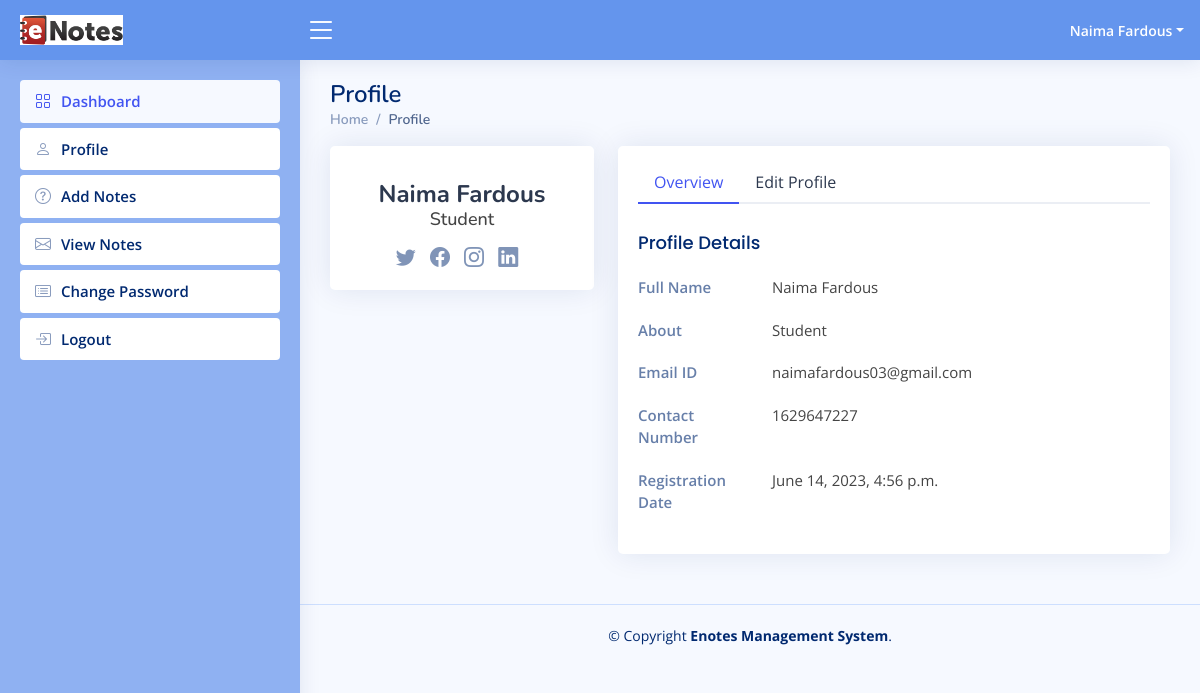
The page /profile (signed in) on the database its author committed.
### enotes/models.py (models this page shows, shortened)
class Signup(models.Model):
    user = models.ForeignKey(User, on_delete=models.CASCADE)
    ContactNo = models.CharField(max_length=10, null=True)
    About = models.CharField(max_length=450, null=True)
    Role = models.CharField(max_length=150, null=True)
    RegDate = models.DateTimeField(auto_now_add=True)

### enotes/views.py (the view, shortened to what this page needs)
# urls.py: path('profile', profile, name='profile'),
def profile(request):
    if not request.user.is_authenticated:
        return redirect('user_login')
    user = User.objects.get(id=request.user.id)
    signup = Signup.objects.get(user=user)
    return render(request, 'profile.html', locals())

### enotes/templates/profile.html (shortened to what this page needs)
{% extends 'usernavbar.html' %}
{% block main %}
<div class="pagetitle">
    <h1>Profile</h1>
    <nav>
        <ol class="breadcrumb">
            <li class="breadcrumb-item"><a href="/dashboard">Home</a></li>
            <li class="breadcrumb-item active">Profile</li>
        </ol>
    </nav>
</div>
<section class="section profile">
    <div class="row">
        <div class="col-xl-4">
            <div class="card">
                <div class="card-body profile-card pt-4 d-flex flex-column align-items-center">
                    <h2>{{user.first_name}} {{user.last_name}}</h2>
                    <h3>{{signup.About}}</h3>
                    <div class="social-links mt-2">
                        <a href="#" class="twitter"><i class="bi bi-twitter"></i></a>
                        <a href="#" class="facebook"><i class="bi bi-facebook"></i></a>
                        <a href="#" class="instagram"><i class="bi bi-instagram"></i></a>
                        <a href="#" class="linkedin"><i class="bi bi-linkedin"></i></a>
                    </div>
                </div>
            </div>
        </div>
        <div class="col-xl-8">
            <div class="card">
                <div class="card-body pt-3">
                    <ul class="nav nav-tabs nav-tabs-bordered">
                        <li class="nav-item">
                            <button class="nav-link active" data-bs-toggle="tab" data-bs-target="#profile-overview">
                                Overview
                            </button>
                        </li>
                        <li class="nav-item">
                            <button class="nav-link" data-bs-toggle="tab" data-bs-target="#profile-edit">Edit Profile
                            </button>
                        </li>
                    </ul>
                    <div class="tab-content pt-2">
                        <div class="tab-pane fade show active profile-overview" id="profile-overview">
                            <h5 class="card-title">Profile Details</h5>
                            <div class="row">
                                <div class="col-lg-3 col-md-4 label ">Full Name</div>
                                <div class="col-lg-9 col-md-8">{{user.first_name}} {{user.last_name}}</div>
                            </div>
                            <div class="row">
                                <div class="col-lg-3 col-md-4 label ">About</div>
                                <div class="col-lg-9 col-md-8">{{signup.About}}</div>
                            </div>
                            <div class="row">
                                <div class="col-lg-3 col-md-4 label">Email ID</div>
                                <div class="col-lg-9 col-md-8">{{user.username}}</div>
                            </div>
                            <div class="row">
                                <div class="col-lg-3 col-md-4 label">Contact Number</div>
                                <div class="col-lg-9 col-md-8">{{signup.ContactNo}}</div>
                            </div>
                            <div class="row">
                                <div class="col-lg-3 col-md-4 label">Registration Date</div>
                                <div class="col-lg-9 col-md-8">{{signup.RegDate}}</div>
                            </div>
                        </div>
                    </div>
                </div>
            </div>
        </div>
    </div>
</section>
{% endblock %}

### enotes/templates/usernavbar.html (shortened to what this page needs)
{% load static %}
<html lang="en">
<head>
  <link href="{% static 'assets/vendor/bootstrap/css/bootstrap.min.css' %}" rel="stylesheet">
  <link href="{% static 'assets/vendor/bootstrap-icons/bootstrap-icons.css' %}" rel="stylesheet">
  <link href="{% static 'assets/vendor/boxicons/css/boxicons.min.css' %}" rel="stylesheet">
  <link href="{% static 'assets/vendor/quill/quill.snow.css' %}" rel="stylesheet">
  <link href="{% static 'assets/vendor/quill/quill.bubble.css' %}" rel="stylesheet">
  <link href="{% static 'assets/vendor/remixicon/remixicon.css' %}" rel="stylesheet">
  <link href="{% static 'assets/vendor/simple-datatables/style.css' %}" rel="stylesheet">
  <link href="{% static 'assets/css/style.css' %}" rel="stylesheet">
</head>
<body>
  <header id="header" class="header fixed-top d-flex align-items-center">
    <div class="d-flex align-items-center justify-content-between">
      <a href="index.html" class="logo d-flex align-items-center">
        <img src="{% static 'images/enotes.jpg' %}" alt="">
      </a>
      <i class="bi bi-list toggle-sidebar-btn"></i>
    </div>
    <nav class="header-nav ms-auto">
      <ul class="d-flex align-items-center">
        <li class="nav-item dropdown pe-3">
          <a class="nav-link nav-profile d-flex align-items-center pe-0" href="#" data-bs-toggle="dropdown">
            <span class="d-none d-md-block dropdown-toggle ps-2">{{request.user.first_name}} {{request.user.last_name}}</span>
          </a>
        </li>
      </ul>
    </nav>
  </header>
  <aside id="sidebar" class="sidebar">
    <ul class="sidebar-nav" id="sidebar-nav">
      <li class="nav-item">
        <a class="nav-link" href="/dashboard">
          <i class="bi bi-grid"></i>
          <span>Dashboard</span>
        </a>
      </li>
      <li class="nav-item">
        <a class="nav-link collapsed" href="/profile">
          <i class="bi bi-person"></i>
          <span>Profile</span>
        </a>
      </li>
      <li class="nav-item">
        <a class="nav-link collapsed" href="/addNotes">
          <i class="bi bi-question-circle"></i>
          <span>Add Notes</span>
        </a>
      </li>
      <li class="nav-item">
        <a class="nav-link collapsed" href="/viewNotes">
          <i class="bi bi-envelope"></i>
          <span>View Notes</span>
        </a>
      </li>
      <li class="nav-item">
        <a class="nav-link collapsed" href="/changePassword">
          <i class="bi bi-card-list"></i>
          <span>Change Password</span>
        </a>
      </li>
      <li class="nav-item">
        <a class="nav-link collapsed" href="/logout">
          <i class="bi bi-box-arrow-in-right"></i>
          <span>Logout</span>
        </a>
      </li>
    </ul>
  </aside>
  <main id="main" class="main">
    <section class="section dashboard">
      {% block main %}
      {% endblock %}
    </section>
  </main>
  <footer id="footer" class="footer">
    <div class="copyright">
      &copy; Copyright <strong><span>Enotes Management System</span></strong>.
    </div>
  </footer>
</body>
</html>

### enotes/static/assets/css/style.css (style rules this page uses)
:root { scroll-behavior: smooth; }
body { font-family: "Open Sans", sans-serif; background: #f6f9ff; color: #444444; }
a { color: #4154f1; text-decoration: none; }
h1, h2, h3, h4, h5, h6 { font-family: "Nunito", sans-serif; }
#main { margin-top: 60px; padding: 20px 30px; transition: all 0.3s; }
.pagetitle { margin-bottom: 10px; }
.pagetitle h1 { font-size: 24px; margin-bottom: 0; font-weight: 600; color: #012970; }
.card { margin-bottom: 30px; border: none; border-radius: 5px; box-shadow: 0px 0 30px rgba(1, 41, 112, 0.1); }
.card-title { padding: 20px 0 15px 0; font-size: 18px; font-weight: 500; color: #012970; font-family: "Poppins", sans-serif; }
.card-body { padding: 0 20px 20px 20px; }
.breadcrumb { font-size: 14px; font-family: "Nunito", sans-serif; color: #899bbd; font-weight: 600; }
.breadcrumb a { color: #899bbd; transition: 0.3s; }
.breadcrumb .breadcrumb-item::before { color: #899bbd; }
.breadcrumb .active { color: #51678f; font-weight: 600; }
.nav-tabs-bordered { border-bottom: 2px solid #ebeef4; }
.nav-tabs-bordered .nav-link { margin-bottom: -2px; border: none; color: #2c384e; }
.nav-tabs-bordered .nav-link.active { background-color: #fff; color: #4154f1; border-bottom: 2px solid #4154f1; }
.logo { line-height: 1; }
@media (min-width: 1200px) { .logo { width: 280px; } }
.logo img { max-height: 30px; margin-right: 6px; }
.header { transition: all 0.5s; z-index: 997; height: 60px; box-shadow: 0px 2px 20px rgba(1, 41, 112, 0.1); background-color: cornflowerblue; padding-left: 20px; }
.header .toggle-sidebar-btn { font-size: 32px; padding-left: 5px; cursor: pointer; color: white; }
.header-nav ul { list-style: none; }
.header-nav > ul { margin: 0; padding: 0; }
.header-nav .nav-profile { color: White; font-weight: bold; }
.header-nav .nav-profile span { font-size: 14px; font-weight: 600; }
.sidebar { position: fixed; top: 60px; left: 0; bottom: 0; width: 300px; z-index: 996; transition: all 0.3s; padding: 20px; overflow-y: auto; scrollbar-width: thin; scrollbar-color: #aab7cf transparent; box-shadow: 0px 0px 20px rgba(1, 41, 112, 0.1); background-color: rgba(100, 148, 237, 0.71); }
@media (min-width: 1200px) { #main, #footer { margin-left: 300px; } }
.sidebar-nav { padding: 0; margin: 0; list-style: none; }
.sidebar-nav li { padding: 0; margin: 0; list-style: none; }
.sidebar-nav .nav-item { margin-bottom: 5px; }
.sidebar-nav .nav-link { display: flex; align-items: center; font-size: 15px; font-weight: 600; color: #4154f1; transition: 0.3; background: #f6f9ff; padding: 10px 15px; border-radius: 4px; }
.sidebar-nav .nav-link i { font-size: 16px; margin-right: 10px; color: #4154f1; }
.sidebar-nav .nav-link.collapsed { color: #012970; background: #fff; }
.sidebar-nav .nav-link.collapsed i { color: #899bbd; }
.profile .profile-card h2 { font-size: 24px; font-weight: 700; color: #2c384e; margin: 10px 0 0 0; }
.profile .profile-card h3 { font-size: 18px; }
.profile .profile-card .social-links a { font-size: 20px; display: inline-block; color: rgba(1, 41, 112, 0.5); line-height: 0; margin-right: 10px; transition: 0.3s; }
.profile .profile-overview .row { margin-bottom: 20px; font-size: 15px; }
.profile .profile-overview .card-title { color: #012970; }
.profile .profile-overview .label { font-weight: 600; color: rgba(1, 41, 112, 0.6); }
.footer { padding: 20px 0; font-size: 14px; transition: all 0.3s; border-top: 1px solid #cddfff; }
.footer .copyright { text-align: center; color: #012970; }

### rows shown on the page
Signup: About "Student", ContactNo "1629647227", RegDate "June 14, 2023, 4:56 p.m."

### other values the page prints
{{ request.user.first_name }} "Naima"
{{ request.user.last_name }} "Fardous"
{{ user.first_name }} "Naima"
{{ user.last_name }} "Fardous"
{{ user.username }} "naimafardous03@gmail.com"
